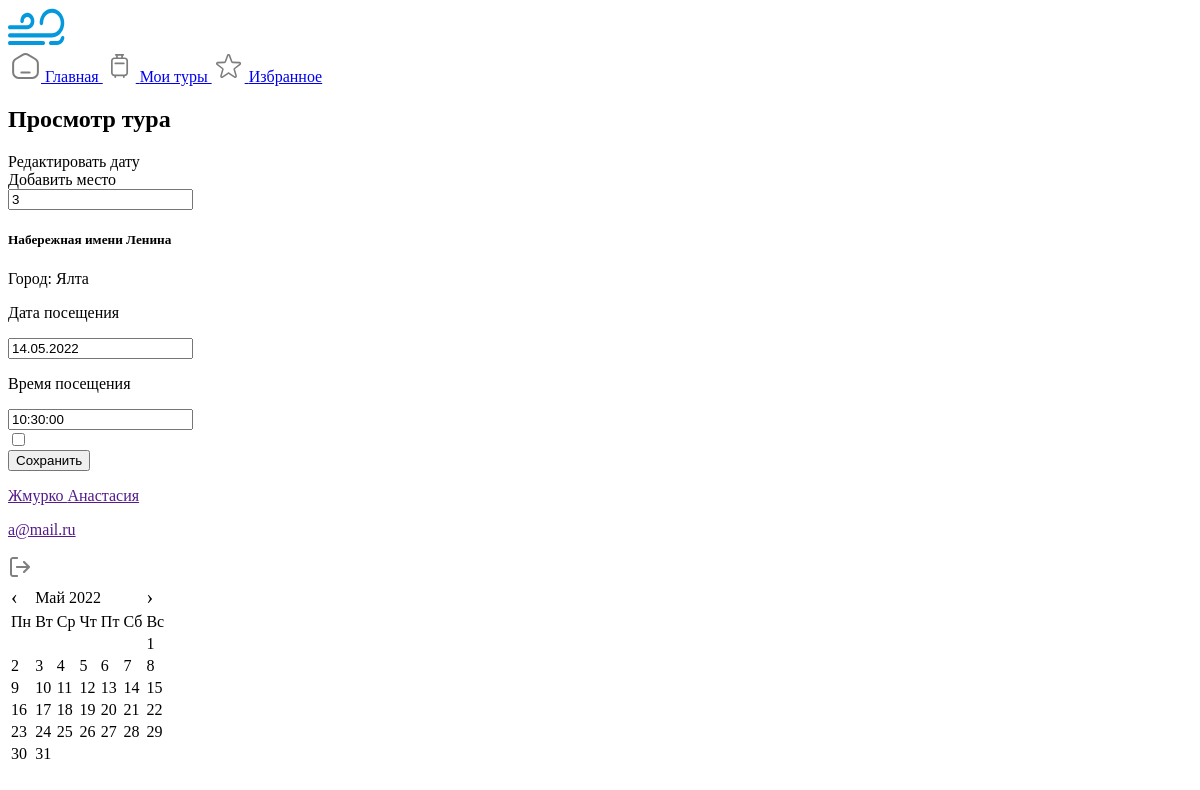
/users/edit_my_trip_places/9 (signed in), run on an earlier commit of the app's database.
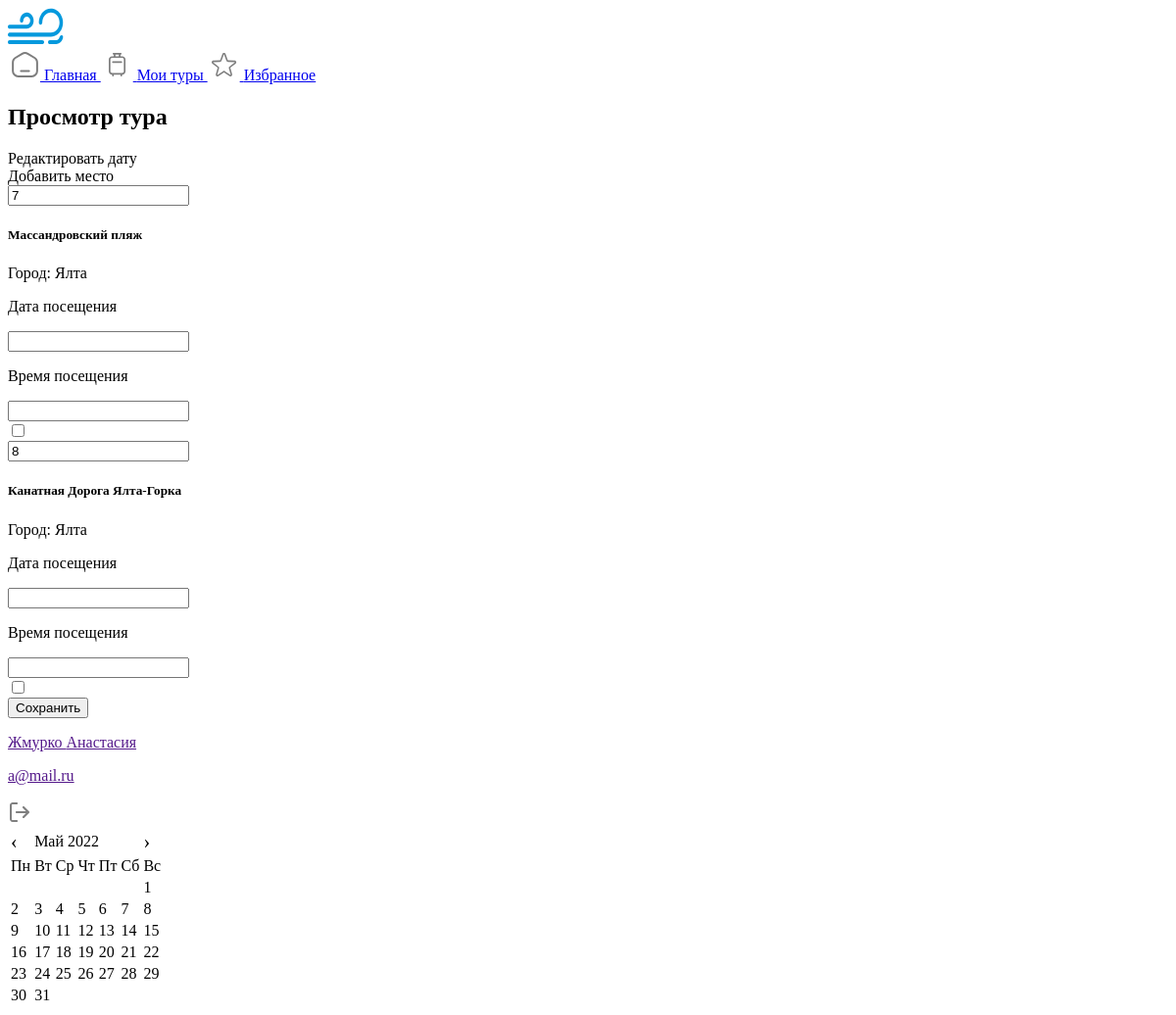
And on a later commit of the database.
### trip/models.py (models this page shows, shortened)
class UserPlace(models.Model):
    trip = models.ForeignKey(UserTrip, on_delete=models.CASCADE, verbose_name='Тур')
    place = models.ForeignKey(Place, on_delete=models.CASCADE, verbose_name='Место')
    visit_date = models.DateField(blank=True, null=True, verbose_name='Дата')
    visit_time = models.TimeField(blank=True, null=True, verbose_name='Время')

### place/models.py (models this page shows, shortened)
class Place(models.Model):
    class Meta:
        verbose_name = 'Место'
        verbose_name_plural = 'Место'
    title = models.CharField(max_length=255, verbose_name='Место')
    description = models.TextField(verbose_name='Описание', blank=True, null=True)
    address = models.TextField(verbose_name='Адрес', blank=True, null=True)
    coordinates = models.TextField(verbose_name='Координаты')
    price = models.FloatField(verbose_name='Цена', blank=True, null=True)
    city = models.ForeignKey(City, verbose_name='Город', on_delete=models.CASCADE, blank=True, null=True)
    district = models.ForeignKey(District, on_delete=models.CASCADE, verbose_name='Район')
    season = models.ForeignKey(Season, on_delete=models.CASCADE, verbose_name='Сезон')
    tag = models.ManyToManyField(Tag, verbose_name='Теги', blank=True)
    type = models.ForeignKey(TypePlace, verbose_name='Тип места', on_delete=models.CASCADE)
    contact = models.ForeignKey(Contact, on_delete=models.SET_NULL, verbose_name='Контакты', null=True, blank=True)
    image = models.ManyToManyField(Image, verbose_name='Изображения', blank=True)
    def one_image(self):
        return self.image.all()[0]

class City(models.Model):
    class Meta:
        verbose_name = 'Город'
        verbose_name_plural = 'Город'
    title = models.CharField(max_length=255, verbose_name='Название')
    description = models.TextField(verbose_name='Описание', blank=True, null=True)
    def __str__(self):
        return self.title

### users/views.py (the view, shortened to what this page needs)
# urls.py: path('edit_my_trip_places/<int:id>', edit_my_trip_places, name='edit_my_trip_places'),
@login_required()
def edit_my_trip_places(request, id):
    trip = UserTrip.objects.get(id=id)
    title = trip.title
    places = Place.objects.exclude(id__in=trip.place_in_trip())
    place_paginator = Paginator(places, 6)
    place_page_number = request.GET.get('page_place', 1)
    place_page_obj = place_paginator.get_page(place_page_number)
    formset = ChildrenFormset(request.POST if request.POST else None, instance=trip)
    return render(request, 'users/edit_my_trip_places.html', locals())

### trip/models.py (called while the page is built)
    def place_in_trip(self):
        return [i.place.id for i in self.userplace_set.all()]

### templates/users/edit_my_trip_places.html (shortened to what this page needs)
<!DOCTYPE html>
<html lang="en">
<head>
    <link rel="stylesheet/less" type="text/css" href="/static/fonts/static/font.css">
    <link rel="stylesheet/less" type="text/css" href="/static/css/user/style.less">
</head>
<body>
<div class="user-content max-content">
    <div class="left-sidebar">
        <a href="{% url 'front' %}"><img src="/static/img/user/logo.svg" alt=""></a>
        <div class="menu">
            <a href="{% url 'user' %}">
                Главная
            </a>
            <a href="{% url 'user_trips' %}" class="active">
                Мои туры
            </a>
            <a href="{% url 'favourite' %}">
                Избранное
            </a>
        </div>
    </div>
    <div class="content">
        <form action="{% url 'edit_my_trip_places' id %}" id="form" method="post">
            <div style="display: flex; justify-content: space-between;">
                <h2>Просмотр тура</h2>
            </div>
            <div class="my-trip-place white-block">
                <div class="step-edit-block">
                    <div class="active" onclick="EditBlockShow(this)">Редактировать дату</div>
                    <div onclick="AddBlockShow(this)">Добавить место</div>
                </div>
                <div class="edit-my-trip-place">
                    {% for foo in formset.forms %}
                        <div class="block-place">
                            <div class="hidden">
                                {{ foo.place }}
                            </div>
                            <div class="text">
                                <h5>{{ foo.instance.place.title }}</h5>
                                <p>Город: {{ foo.instance.place.city }}</p>
                                <div>
                                    <label for="{{ foo.visit_date.id_for_label }}">
                                        <p>Дата посещения</p>
                                        <div class="calendar">
                                            {{ foo.visit_date }}
                                        </div>
                                    </label>
                                    <label for="{{ foo.visit_time.id_for_label }}">
                                        <p>Время посещения</p>
                                        <div class="clock">
                                            {{ foo.visit_time }}
                                        </div>
                                    </label>
                                </div>
                            </div>
                            <div class="action-row-like">
                                <label onclick="ToggleImageDelete(this)" class="checkbox-delete">
                                    {{ foo.DELETE }}
                                </label>
                            </div>
                        </div>
                    {% endfor %}
                </div>
                <div class="save-btn">
                    <button>Сохранить</button>
                </div>
            </div>
        </form>
    </div>
    <div class="right-sidebar">
        <div class="user-icon-profile">
            <a href="">
                <div class="name-logo">
                    <p class="name">{{ user.last_name }} {{ user.name }}</p>
                    <p class="login">{{ user.email }}</p>
                </div>
            </a>
            <a href="{% url 'logout_user' %}"><img src="/static/img/user/exit.png" alt=""></a>
        </div>
        <div class="calendar">
            <table id="calendar2">
                <thead>
                <tr>
                    <td style="font-size: 20px">‹</td>
                    <td colspan="5"></td>
                    <td style="font-size: 20px">›</td>
                </tr>
                <tr>
                    <td>Пн</td>
                    <td>Вт</td>
                    <td>Ср</td>
                    <td>Чт</td>
                    <td>Пт</td>
                    <td>Сб</td>
                    <td>Вс</td>
                </tr>
                </thead>
                <tbody>
                </tbody>
            </table>
        </div>
    </div>
</div>
</body>
</html>

What changed in the data, as far as the page shows it:
removed UserPlace: instance.place "Набережная имени Ленина", instance.place.city "Ялта"
added UserPlace: instance.place "Массандровский пляж", instance.place.city "Ялта"
added UserPlace: instance.place "Канатная Дорога Ялта-Горка", instance.place.city "Ялта"
Also different on the page:
new list line: "7 Город: Дата посещения  Время посещения  ☐"
new list line: "8 Город: Дата посещения  Время посещения  ☐"
list line gone: "3 Город: Дата посещения 14.05.2022 Время посещения 10:30:00 ☐"
